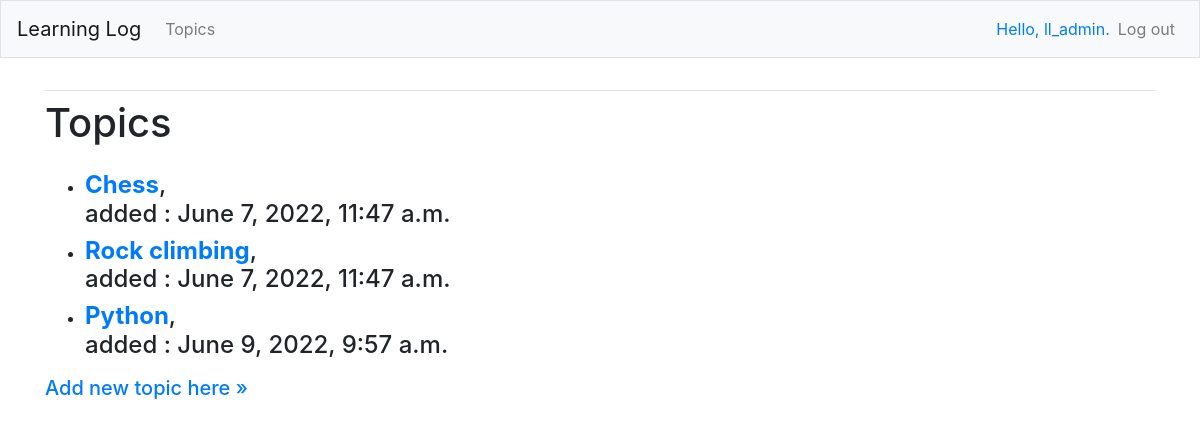
The app's page /topics/ (signed in) with its own data.
### learning_logs/models.py (models this page shows)
class Topics(models.Model):
    text = models.CharField(max_length=200)
    date_added = models.DateTimeField(auto_now_add=True)
    owner = models.ForeignKey(User, on_delete=models.CASCADE)
    def __str__(self):
        return self.text

### learning_logs/views.py (the view)
# urls.py: path("topics/", views.topics, name='topics'),
@login_required
def topics(request):
    topics = Topics.objects.filter(owner=request.user).order_by('date_added')
    context = {'topics': topics}
    return render(request, "learning_logs/topics.html", context)

### learning_logs/templates/learning_logs/topics.html (shortened to what this page needs)
{% extends "learning_logs/base.html" %}
{% block content %}
<h1 class='mb-4'>Topics</h1>
<ul>
{% for topic in topics %}
<li><h4>
<a href="{% url 'learning_logs:topic' topic.id %}">
<b>{{topic}}</b></a>,<br>
	added :
	{{topic.date_added}}
</h4></li>
{% empty %}
<li><h4>No topics have been added yet.</h4></li>
{% endfor %}
</ul>
<h5><a href="{% url 'learning_logs:new_topic' %}">Add new topic here &raquo;</a></h5>
{% endblock %}

### learning_logs/templates/learning_logs/base.html (shortened to what this page needs)
{% load bootstrap4 %}
<!DOCTYPE html>
<html lang="en">
    <head>
    {% bootstrap_css %}
    </head>
    <body>
        <nav class='navbar navbar-expand-md navbar-light bg-light mb-4 border'>
            <a href="{% url 'learning_logs:index' %}" class="navbar-brand">Learning Log</a>
            <div class="collapse navbar-collapse" id='navbarCollapse'>
                <ul class="navbar-nav mr-auto">
                    <li class="nav-item">
                        <a href="{% url 'learning_logs:topics' %}" class="nav-link">Topics</a>
                    </li>
                </ul>
                <ul class="navbar-nav ml-auto">
                    {% if user.is_authenticated %}
                    <li class="nav-item">
                        <span class="navbar-text text-primary">Hello, {{user.username}}.</span>
                    </li>
                    <li class="nav-item">
                        <a href="{% url 'users:logout' %}" class="nav-link">Log out</a>
                    </li>
                    {% endif %}
                </ul>
            </div>
        </nav>
        <main class="container" role="main">
            <div class="pb-2 mb-2 border-bottom">
            </div>
            <div>
                {% block content %}{% endblock content %}
            </div>
        </main>
    </body>
</html>

### records on screen
Topics: text "Chess", date_added "June 7, 2022, 11:47 a.m."
Topics: text "Rock climbing", date_added "June 7, 2022, 11:47 a.m."
Topics: text "Python", date_added "June 9, 2022, 9:57 a.m."

### other values on screen
{{ user.username }} "ll_admin"
